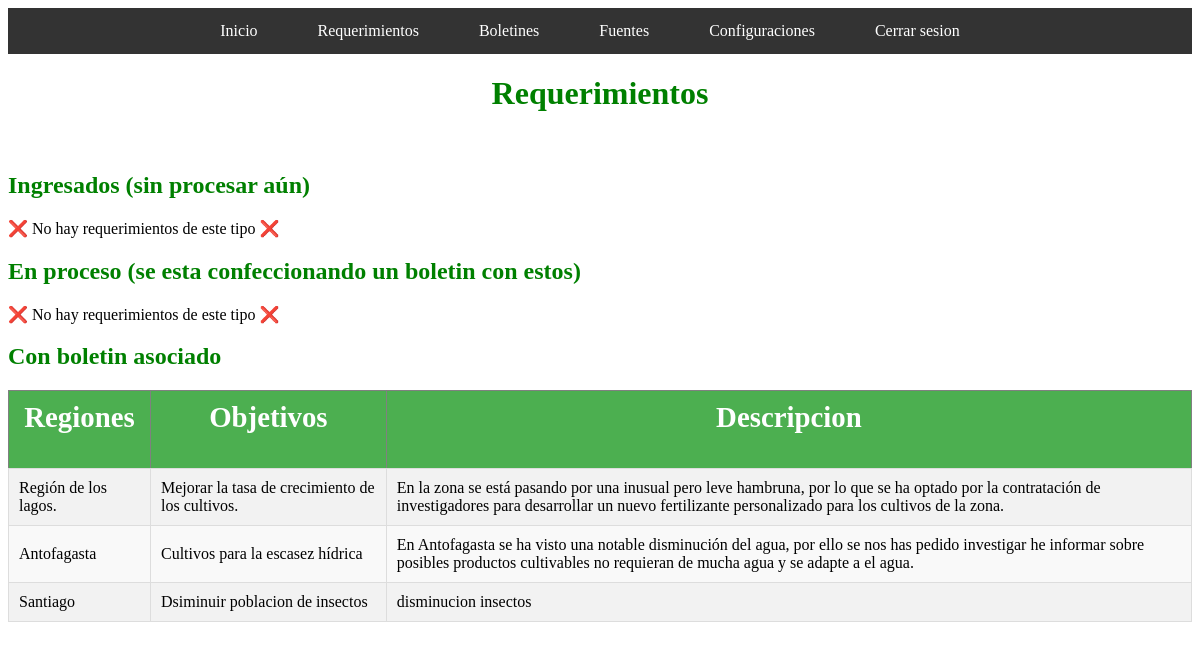
/ver_requerimientos/ (signed in), run on the app's committed database.
### myapp/models.py (models this page shows, shortened)
class Requerimiento(models.Model):
    objetivo = models.CharField(max_length=255)
    descripcion = models.TextField(blank=True)
    regiones = models.CharField(max_length=255)
    estados=models.IntegerField()

### myapp/views.py (the view)
# urls.py: path('ver_requerimientos/', views.get_requerimiento, name='ver_requerimientos'),
@login_required #Marcar vista que requiere inicio de sesion
def get_requerimiento(request):
    cant_listo=models.Requerimiento.objects.filter(estados=1).count()
    cant_registrados=models.Requerimiento.objects.filter(estados=0).count()
    cant_pendientes=models.Requerimiento.objects.filter(estados=-1).count()
    requerimiento=models.Requerimiento.objects.all()
    return render(request,VER_REQUERIMIENTO,{'Requerimiento': requerimiento,"cant_listo":cant_listo,"cant_registrados":cant_registrados,"cant_pendientes":cant_pendientes})

### myapp/templates/requerimientos/ver_requerimientos.html (shortened to what this page needs)
{% extends 'menu.html' %}
{% block content %}
{% load static %}
<head>
    <link rel="stylesheet" href="{% static 'css/estilo_tablas.css' %}">
</head>
<h1 style="font-weight: bold; color: green; text-align: center;">Requerimientos</h1>
<br><h2 style="font-weight: bold; color: green;">
    Ingresados (sin procesar aún)
</h2>
{% if cant_registrados == 0 %}
    <p>❌ No hay requerimientos de este tipo ❌</p>
{% endif %}
<h2  style="font-weight: bold; color: green;">
    En proceso (se esta confeccionando un boletin con estos)
</h2>
{% if cant_pendientes == 0 %}
    <p>❌ No hay requerimientos de este tipo ❌</p>
{% endif %}
<h2  style="font-weight: bold; color: green;">
    Con boletin asociado
</h2>
{% if cant_listo == 0 %}
    <p>❌ No hay requerimientos de este tipo ❌</p>
{% else %}
<table border = "1">
    <thead>
        <tr>
            <th><h2>Regiones</h2></th>
            <th><h2>Objetivos</h2></th>
            <th><h2>Descripcion</h2></th>
        </tr>
    </thead>
    <tbody>
    {% for req in Requerimiento %}
            {% if req.estados == 1 %}
                <tr>
                    <td>{{req.regiones}}</td>
                    <td>{{req.objetivo}}</td>
                    <td>{{req.descripcion}}</td>
                </tr>
            {% endif %}
    {% endfor %}
    </tbody>
</table>
{% endif %}
{% endblock %}

### myapp/static/css/estilo_tablas.css (style rules this page uses)
table { width: 100%; border-collapse: collapse; margin-top: 20px; }
th, td { padding: 10px; text-align: left; }
th { background-color: #4CAF50; color: white; font-size: 1.2em; text-align: center; }
td { background-color: #f2f2f2; border: 1px solid #ddd; }
tr:nth-child(even) td { background-color: #f9f9f9; }

### data on the page
Requerimiento: regiones "Región de los lagos.", objetivo "Mejorar la tasa de crecimiento de los cultivos.", descripcion "En la zona se está pasando por una inusual pero leve hambruna, por lo que se ha optado por la contratación de investigadores para desarrollar un nuevo fertilizante personalizado para los cultivos de la zona."
Requerimiento: regiones "Antofagasta", objetivo "Cultivos para la escasez hídrica", descripcion "En Antofagasta se ha visto una notable disminución del agua, por ello se nos has pedido investigar he informar sobre posibles productos cultivables no requieran de mucha agua y se adapte a el agua."
Requerimiento: regiones "Santiago", objetivo "Dsiminuir poblacion de insectos", descripcion "disminucion insectos"
